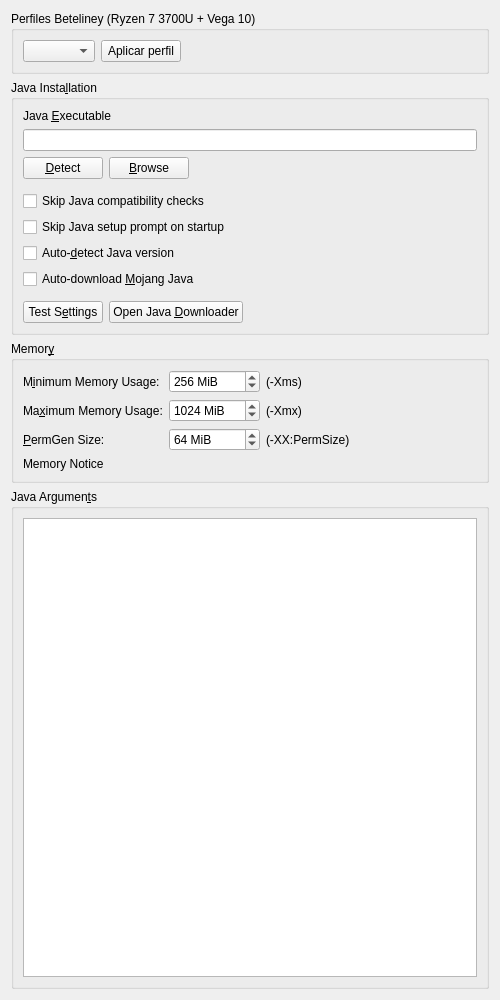
<?xml version="1.0" encoding="UTF-8"?>
<ui version="4.0">
 <class>JavaSettingsWidget</class>
 <widget class="QWidget" name="JavaSettingsWidget">
  <property name="geometry">
   <rect>
    <x>0</x>
    <y>0</y>
    <width>500</width>
    <height>1000</height>
   </rect>
  </property>
  <property name="windowTitle">
   <string>Form</string>
  </property>
  <layout class="QVBoxLayout" name="verticalLayout" stretch="0,0,0,1">
   <item>
    <widget class="QGroupBox" name="betelineyProfilesGroupBox">
     <property name="title">
      <string>Perfiles Beteliney (Ryzen 7 3700U + Vega 10)</string>
     </property>
     <layout class="QHBoxLayout" name="horizontalLayout_profiles">
      <item>
       <widget class="QComboBox" name="betelineyProfileComboBox">
        <property name="toolTip">
         <string>Selecciona un perfil optimizado para tu hardware y haz clic en Aplicar.</string>
        </property>
       </widget>
      </item>
      <item>
       <widget class="QPushButton" name="applyBetelineyProfileBtn">
        <property name="text">
         <string>Aplicar perfil</string>
        </property>
        <property name="toolTip">
         <string>Aplica la RAM y los JVM flags del perfil seleccionado.</string>
        </property>
       </widget>
      </item>
      <item>
       <spacer name="horizontalSpacer_profiles">
        <property name="orientation">
         <enum>Qt::Horizontal</enum>
        </property>
        <property name="sizeHint" stdset="0">
         <size>
          <width>40</width>
          <height>20</height>
         </size>
        </property>
       </spacer>
      </item>
     </layout>
    </widget>
   </item>
   <item>
    <widget class="QGroupBox" name="javaInstallationGroupBox">
     <property name="enabled">
      <bool>true</bool>
     </property>
     <property name="title">
      <string>Java Insta&amp;llation</string>
     </property>
     <property name="checkable">
      <bool>false</bool>
     </property>
     <property name="checked">
      <bool>false</bool>
     </property>
     <layout class="QGridLayout" name="gridLayout_2">
      <item row="7" column="0">
       <widget class="QCheckBox" name="autodetectJavaCheckBox">
        <property name="text">
         <string>Auto-&amp;detect Java version</string>
        </property>
       </widget>
      </item>
      <item row="2" column="0">
       <layout class="QHBoxLayout" name="horizontalLayout">
        <item>
         <widget class="QPushButton" name="javaDetectBtn">
          <property name="text">
           <string>&amp;Detect</string>
          </property>
         </widget>
        </item>
        <item>
         <widget class="QPushButton" name="javaBrowseBtn">
          <property name="text">
           <string>&amp;Browse</string>
          </property>
         </widget>
        </item>
        <item>
         <spacer name="horizontalSpacer">
          <property name="orientation">
           <enum>Qt::Horizontal</enum>
          </property>
          <property name="sizeHint" stdset="0">
           <size>
            <width>40</width>
            <height>20</height>
           </size>
          </property>
         </spacer>
        </item>
       </layout>
      </item>
      <item row="10" column="0">
       <layout class="QHBoxLayout" name="horizontalLayout_4">
        <item>
         <widget class="QPushButton" name="javaTestBtn">
          <property name="text">
           <string>Test S&amp;ettings</string>
          </property>
         </widget>
        </item>
        <item>
         <widget class="QPushButton" name="javaDownloadBtn">
          <property name="text">
           <string>Open Java &amp;Downloader</string>
          </property>
         </widget>
        </item>
        <item>
         <spacer name="horizontalSpacer_7">
          <property name="orientation">
           <enum>Qt::Horizontal</enum>
          </property>
          <property name="sizeHint" stdset="0">
           <size>
            <width>0</width>
            <height>0</height>
           </size>
          </property>
         </spacer>
        </item>
       </layout>
      </item>
      <item row="9" column="0">
       <spacer name="verticalSpacer_4">
        <property name="orientation">
         <enum>Qt::Vertical</enum>
        </property>
        <property name="sizeType">
         <enum>QSizePolicy::Fixed</enum>
        </property>
        <property name="sizeHint" stdset="0">
         <size>
          <width>0</width>
          <height>6</height>
         </size>
        </property>
       </spacer>
      </item>
      <item row="8" column="0">
       <widget class="QCheckBox" name="autodownloadJavaCheckBox">
        <property name="toolTip">
         <string>Automatically downloads and selects the Java build recommended by Mojang.</string>
        </property>
        <property name="text">
         <string>Auto-download &amp;Mojang Java</string>
        </property>
       </widget>
      </item>
      <item row="4" column="0">
       <widget class="QCheckBox" name="skipCompatibilityCheckBox">
        <property name="toolTip">
         <string>If enabled, the launcher will not check if an instance is compatible with the selected Java version.</string>
        </property>
        <property name="text">
         <string>Skip Java compatibility checks</string>
        </property>
       </widget>
      </item>
      <item row="1" column="0">
       <widget class="QLineEdit" name="javaPathTextBox"/>
      </item>
      <item row="0" column="0">
       <widget class="QLabel" name="label_4">
        <property name="text">
         <string>Java &amp;Executable</string>
        </property>
        <property name="buddy">
         <cstring>javaPathTextBox</cstring>
        </property>
       </widget>
      </item>
      <item row="5" column="0">
       <widget class="QCheckBox" name="skipWizardCheckBox">
        <property name="toolTip">
         <string>If enabled, the launcher won't prompt you to choose a Java version if one is not found on startup.</string>
        </property>
        <property name="text">
         <string>Skip Java setup prompt on startup</string>
        </property>
       </widget>
      </item>
      <item row="3" column="0">
       <spacer name="verticalSpacer_5">
        <property name="orientation">
         <enum>Qt::Vertical</enum>
        </property>
        <property name="sizeType">
         <enum>QSizePolicy::Fixed</enum>
        </property>
        <property name="sizeHint" stdset="0">
         <size>
          <width>0</width>
          <height>6</height>
         </size>
        </property>
       </spacer>
      </item>
     </layout>
    </widget>
   </item>
   <item>
    <widget class="QGroupBox" name="memoryGroupBox">
     <property name="enabled">
      <bool>true</bool>
     </property>
     <property name="title">
      <string>Memor&amp;y</string>
     </property>
     <property name="checkable">
      <bool>false</bool>
     </property>
     <property name="checked">
      <bool>false</bool>
     </property>
     <layout class="QGridLayout" name="gridLayout">
      <item row="2" column="2">
       <widget class="QLabel" name="label_3">
        <property name="text">
         <string>(-XX:PermSize)</string>
        </property>
       </widget>
      </item>
      <item row="2" column="1">
       <widget class="QSpinBox" name="permGenSpinBox">
        <property name="sizePolicy">
         <sizepolicy hsizetype="Maximum" vsizetype="Fixed">
          <horstretch>0</horstretch>
          <verstretch>0</verstretch>
         </sizepolicy>
        </property>
        <property name="toolTip">
         <string>The amount of memory available to store loaded Java classes.</string>
        </property>
        <property name="suffix">
         <string notr="true"> MiB</string>
        </property>
        <property name="minimum">
         <number>4</number>
        </property>
        <property name="maximum">
         <number>1048576</number>
        </property>
        <property name="singleStep">
         <number>8</number>
        </property>
        <property name="value">
         <number>64</number>
        </property>
       </widget>
      </item>
      <item row="1" column="1">
       <widget class="QSpinBox" name="maxMemSpinBox">
        <property name="sizePolicy">
         <sizepolicy hsizetype="Maximum" vsizetype="Fixed">
          <horstretch>0</horstretch>
          <verstretch>0</verstretch>
         </sizepolicy>
        </property>
        <property name="toolTip">
         <string>The maximum amount of memory Minecraft is allowed to use.</string>
        </property>
        <property name="suffix">
         <string notr="true"> MiB</string>
        </property>
        <property name="minimum">
         <number>8</number>
        </property>
        <property name="maximum">
         <number>1048576</number>
        </property>
        <property name="singleStep">
         <number>128</number>
        </property>
        <property name="value">
         <number>1024</number>
        </property>
       </widget>
      </item>
      <item row="1" column="2">
       <widget class="QLabel" name="label_2">
        <property name="text">
         <string>(-Xmx)</string>
        </property>
       </widget>
      </item>
      <item row="0" column="1">
       <widget class="QSpinBox" name="minMemSpinBox">
        <property name="sizePolicy">
         <sizepolicy hsizetype="Maximum" vsizetype="Fixed">
          <horstretch>0</horstretch>
          <verstretch>0</verstretch>
         </sizepolicy>
        </property>
        <property name="toolTip">
         <string>The amount of memory Minecraft is started with.</string>
        </property>
        <property name="suffix">
         <string notr="true"> MiB</string>
        </property>
        <property name="minimum">
         <number>8</number>
        </property>
        <property name="maximum">
         <number>1048576</number>
        </property>
        <property name="singleStep">
         <number>128</number>
        </property>
        <property name="value">
         <number>256</number>
        </property>
       </widget>
      </item>
      <item row="2" column="0">
       <widget class="QLabel" name="label_11">
        <property name="text">
         <string>&amp;PermGen Size:</string>
        </property>
        <property name="buddy">
         <cstring>permGenSpinBox</cstring>
        </property>
       </widget>
      </item>
      <item row="0" column="2">
       <widget class="QLabel" name="label">
        <property name="text">
         <string>(-Xms)</string>
        </property>
       </widget>
      </item>
      <item row="1" column="0">
       <widget class="QLabel" name="labelMaxMem">
        <property name="text">
         <string>Ma&amp;ximum Memory Usage:</string>
        </property>
        <property name="buddy">
         <cstring>maxMemSpinBox</cstring>
        </property>
       </widget>
      </item>
      <item row="0" column="0">
       <widget class="QLabel" name="labelMinMem">
        <property name="text">
         <string>M&amp;inimum Memory Usage:</string>
        </property>
        <property name="buddy">
         <cstring>minMemSpinBox</cstring>
        </property>
       </widget>
      </item>
      <item row="0" column="3">
       <spacer name="horizontalSpacer_2">
        <property name="orientation">
         <enum>Qt::Horizontal</enum>
        </property>
        <property name="sizeHint" stdset="0">
         <size>
          <width>0</width>
          <height>0</height>
         </size>
        </property>
       </spacer>
      </item>
      <item row="3" column="0" colspan="4">
       <widget class="QLabel" name="labelMaxMemNotice">
        <property name="text">
         <string>Memory Notice</string>
        </property>
       </widget>
      </item>
     </layout>
    </widget>
   </item>
   <item>
    <widget class="QGroupBox" name="javaArgumentsGroupBox">
     <property name="enabled">
      <bool>true</bool>
     </property>
     <property name="title">
      <string>Java Argumen&amp;ts</string>
     </property>
     <property name="checkable">
      <bool>false</bool>
     </property>
     <property name="checked">
      <bool>false</bool>
     </property>
     <layout class="QGridLayout" name="gridLayout_6">
      <item row="1" column="1">
       <widget class="QPlainTextEdit" name="jvmArgsTextBox"/>
      </item>
     </layout>
    </widget>
   </item>
  </layout>
 </widget>
 <tabstops>
  <tabstop>javaPathTextBox</tabstop>
  <tabstop>javaDetectBtn</tabstop>
  <tabstop>javaBrowseBtn</tabstop>
  <tabstop>skipCompatibilityCheckBox</tabstop>
  <tabstop>skipWizardCheckBox</tabstop>
  <tabstop>autodetectJavaCheckBox</tabstop>
  <tabstop>autodownloadJavaCheckBox</tabstop>
  <tabstop>javaTestBtn</tabstop>
  <tabstop>javaDownloadBtn</tabstop>
  <tabstop>minMemSpinBox</tabstop>
  <tabstop>maxMemSpinBox</tabstop>
  <tabstop>permGenSpinBox</tabstop>
  <tabstop>jvmArgsTextBox</tabstop>
 </tabstops>
 <resources/>
 <connections/>
</ui>
